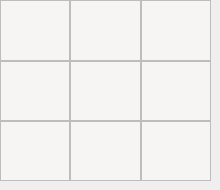
       <widget class="QWidget" name="widget_7" native="true">
        <widget class="QWidget" name="gridLayoutWidget_10">
         <property name="geometry">
          <rect>
           <x>0</x>
           <y>0</y>
           <width>211</width>
           <height>181</height>
          </rect>
         </property>
         <layout class="QGridLayout" name="gridLayout_11">
          <property name="spacing">
           <number>0</number>
          </property>
          <item row="0" column="2">
           <widget class="QTextEdit" name="textEdit_60">
            <property name="font">
             <font>
              <pointsize>24</pointsize>
              <bold>true</bold>
             </font>
            </property>
            <property name="styleSheet">
             <string notr="true">background-color:rgb(246, 245, 244);
text-align:center;
color:black;</string>
            </property>
            <property name="cursorWidth">
             <number>0</number>
            </property>
           </widget>
          </item>
          <item row="0" column="1">
           <widget class="QTextEdit" name="textEdit_59">
            <property name="font">
             <font>
              <pointsize>24</pointsize>
              <bold>true</bold>
             </font>
            </property>
            <property name="styleSheet">
             <string notr="true">background-color:rgb(246, 245, 244);
text-align:center;
color:black;</string>
            </property>
            <property name="cursorWidth">
             <number>0</number>
            </property>
           </widget>
          </item>
          <item row="1" column="0">
           <widget class="QTextEdit" name="textEdit_67">
            <property name="font">
             <font>
              <pointsize>24</pointsize>
              <bold>true</bold>
             </font>
            </property>
            <property name="styleSheet">
             <string notr="true">background-color:rgb(246, 245, 244);
text-align:center;
color:black;</string>
            </property>
            <property name="cursorWidth">
             <number>0</number>
            </property>
           </widget>
          </item>
          <item row="1" column="1">
           <widget class="QTextEdit" name="textEdit_68">
            <property name="font">
             <font>
              <pointsize>24</pointsize>
              <bold>true</bold>
             </font>
            </property>
            <property name="styleSheet">
             <string notr="true">background-color:rgb(246, 245, 244);
text-align:center;
color:black;</string>
            </property>
            <property name="cursorWidth">
             <number>0</number>
            </property>
           </widget>
          </item>
          <item row="1" column="2">
           <widget class="QTextEdit" name="textEdit_69">
            <property name="font">
             <font>
              <pointsize>24</pointsize>
              <bold>true</bold>
             </font>
            </property>
            <property name="styleSheet">
             <string notr="true">background-color:rgb(246, 245, 244);
text-align:center;
color:black;</string>
            </property>
            <property name="cursorWidth">
             <number>0</number>
            </property>
           </widget>
          </item>
          <item row="0" column="0">
           <widget class="QTextEdit" name="textEdit_58">
            <property name="font">
             <font>
              <pointsize>24</pointsize>
              <bold>true</bold>
             </font>
            </property>
            <property name="styleSheet">
             <string notr="true">background-color:rgb(246, 245, 244);
text-align:center;
color:black;</string>
            </property>
            <property name="cursorWidth">
             <number>0</number>
            </property>
           </widget>
          </item>
          <item row="2" column="0">
           <widget class="QTextEdit" name="textEdit_76">
            <property name="font">
             <font>
              <pointsize>24</pointsize>
              <bold>true</bold>
             </font>
            </property>
            <property name="styleSheet">
             <string notr="true">background-color:rgb(246, 245, 244);
text-align:center;
color:black;</string>
            </property>
            <property name="cursorWidth">
             <number>0</number>
            </property>
           </widget>
          </item>
          <item row="2" column="1">
           <widget class="QTextEdit" name="textEdit_77">
            <property name="font">
             <font>
              <pointsize>24</pointsize>
              <bold>true</bold>
             </font>
            </property>
            <property name="styleSheet">
             <string notr="true">background-color:rgb(246, 245, 244);
text-align:center;
color:black;</string>
            </property>
            <property name="cursorWidth">
             <number>0</number>
            </property>
           </widget>
          </item>
          <item row="2" column="2">
           <widget class="QTextEdit" name="textEdit_78">
            <property name="font">
             <font>
              <pointsize>24</pointsize>
              <bold>true</bold>
             </font>
            </property>
            <property name="styleSheet">
             <string notr="true">background-color:rgb(246, 245, 244);
text-align:center;
color:black;</string>
            </property>
            <property name="cursorWidth">
             <number>0</number>
            </property>
           </widget>
          </item>
         </layout>
        </widget>
       </widget>
